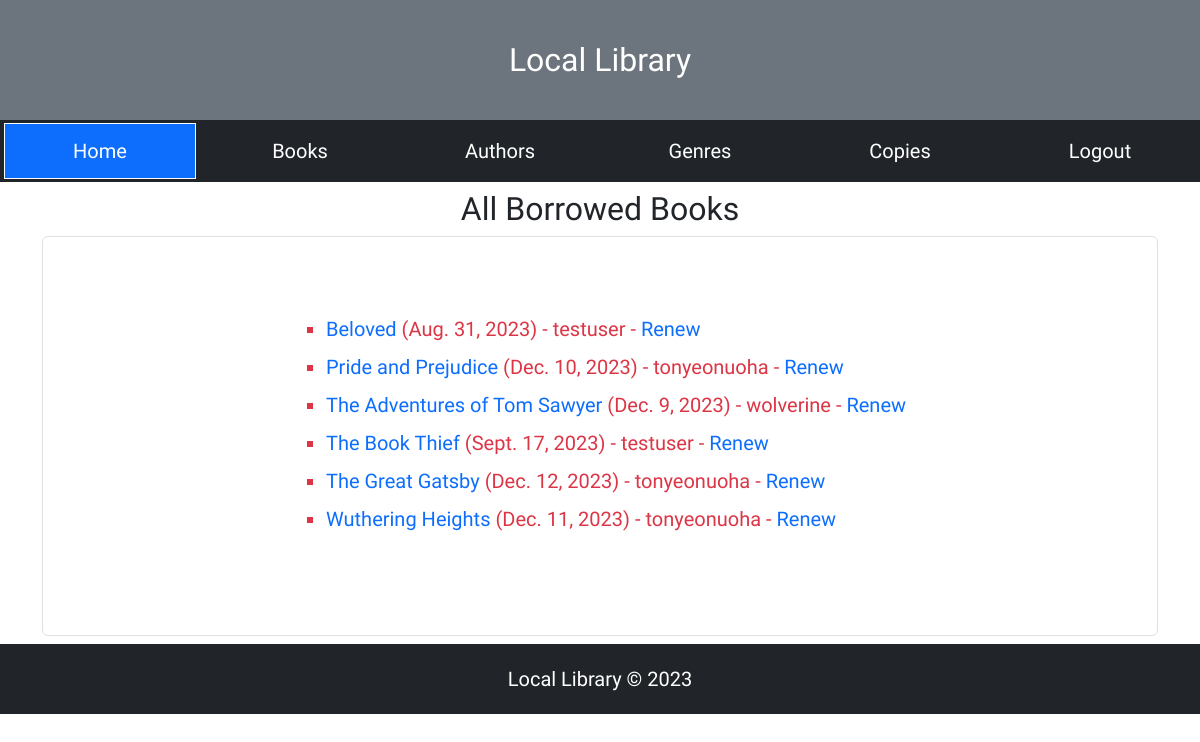
The page /catalog/librarian-books/ (signed in) on the database as committed earlier.
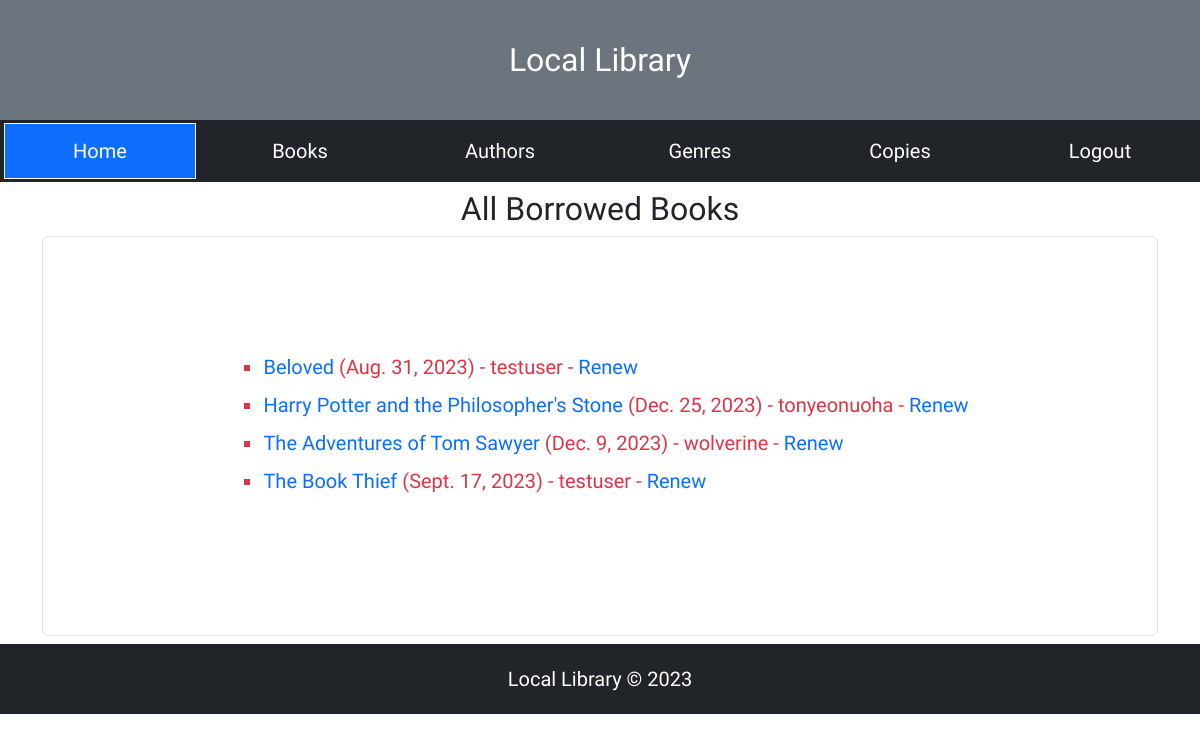
The same page on the database as committed later.
### catalog/models.py (models this page shows, shortened)
class BookInstance(models.Model):
	id = models.UUIDField(primary_key=True, default=uuid.uuid4, help_text='Unique ID for this particular book across whole library')
	book = models.ForeignKey(Book, on_delete=models.RESTRICT, null=True)
	imprint = models.CharField(max_length=200)
	due_back = models.DateField(null=True, blank=True)
	borrower = models.ForeignKey(User,on_delete=models.SET_NULL,blank=True,null=True)
	updated = models.DateTimeField(blank=True,null=True,auto_now=True)
	LOAN_STATUS = (
		('m', 'Maintenance'),
		('o', 'On loan'),
		('a', 'Available'),
		('r', 'Reserved'),
	)
	status = models.CharField(
		max_length=1,
		choices=LOAN_STATUS,
		blank=True,
		default='m',
		help_text='Book availability',
	)
	class Meta:
		ordering = ['due_back']
		permissions = (("can_mark_returned", "Set book as returned"),) # creating a permission for a model
	@property
	def is_overdue(self):
		return bool(self.due_back and date.today() > self.due_back)

class Book(models.Model):
	title = models.CharField(max_length=200)
	author = models.ForeignKey('Author', on_delete=models.SET_NULL, null=True)
	summary = models.TextField(max_length=1000, help_text='Enter a brief description of the book')
	isbn = models.CharField('ISBN', max_length=13, unique=True,
                             help_text='13 Character <a href="https://www.isbn-international.org/content/what-isbn">ISBN number</a>')
	genre = models.ManyToManyField(Genre, help_text='Select a genre for this book')
	cover = models.ImageField(blank=True, null=True, upload_to='book covers')
	date = models.DateTimeField(blank=True,null=True,auto_now_add=True)
	def display_genre(self):
		"""Create a string for the Genre. This is required to display genre in Admin."""
		return ', '.join(genre.name for genre in self.genre.all()[:3])
	display_genre.short_description = 'Genre'
	class Meta:
		ordering = ['id']

### catalog/views.py (the view)
# urls.py: path('librarian-books/', views.LoanedBooksByAllUsersListView.as_view(), name='all-borrowed'),
class LoanedBooksByAllUsersListView(LoginRequiredMixin,PermissionRequiredMixin,ListView):
	model = BookInstance
	template_name = 'librarians_all_books.html'
	permission_required = 'catalog.can_mark_returned'
	paginate_by = 10
	def get_queryset(self):
		if self.request.user.is_superuser:
			return BookInstance.objects.filter(status='o').order_by('book__title')
		else:
			raise PermissionDenied

### catalog/templates/librarians_all_books.html
{% extends "base.html" %}
{% block content %}
<div class="container">
	<h2 class="text-center mt-2">All Borrowed Books</h2>
	<div class="border rounded mt-2 mb-2" style="min-height: 400px;display: flex;justify-content: center;align-items: center;">
	{% if bookinstance_list %}
    <ul style="list-style-type: square;">
      {% for bookinst in bookinstance_list %}
      <li class="{% if bookinst.is_overdue %}text-danger{% endif %} mb-2">
        <a href="{% url 'book-detail' bookinst.book.pk %}">{{ bookinst.book.title }}</a> ({{ bookinst.due_back }}) {% if user.is_staff %}- {{ bookinst.borrower }}{% endif %}
        {% if perms.catalog.can_mark_returned %}- <a href="{% url 'renew-book-librarian' bookinst.id %}">Renew</a>{% endif %}
      </li>
      {% endfor %}
    </ul>
    {% else %}
      <p>There are no books borrowed.</p>
    {% endif %}
	</div>
</div>
{% endblock %}

Rows that differ between the two databases and show on the page:
no longer on this page (row edited): BookInstance: book "Pride and Prejudice", due_back "Dec. 10, 2023", borrower "tonyeonuoha"
no longer on this page (row edited): BookInstance: book "The Great Gatsby", due_back "Dec. 12, 2023", borrower "tonyeonuoha"
no longer on this page (row edited): BookInstance: book "Wuthering Heights", due_back "Dec. 11, 2023", borrower "tonyeonuoha"
now on this page (row edited): BookInstance: book "Harry Potter and the Philosopher's Stone", due_back "Dec. 25, 2023", borrower "tonyeonuoha"
